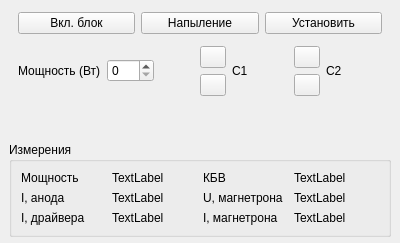
        <widget class="QWidget" name="tab_blockRF">
         <attribute name="icon">
          <iconset resource="resources.qrc">
           <normaloff>:/icons/icons/icons8-sine-100.png</normaloff>:/icons/icons/icons8-sine-100.png</iconset>
         </attribute>
         <attribute name="title">
          <string>RF</string>
         </attribute>
         <layout class="QVBoxLayout" name="verticalLayout_8">
          <property name="leftMargin">
           <number>9</number>
          </property>
          <property name="topMargin">
           <number>6</number>
          </property>
          <property name="rightMargin">
           <number>9</number>
          </property>
          <property name="bottomMargin">
           <number>6</number>
          </property>
          <item>
           <layout class="QHBoxLayout" name="horizontalLayout_12">
            <property name="leftMargin">
             <number>9</number>
            </property>
            <property name="topMargin">
             <number>6</number>
            </property>
            <property name="rightMargin">
             <number>9</number>
            </property>
            <property name="bottomMargin">
             <number>6</number>
            </property>
            <item>
             <widget class="QPushButton" name="pushButton_enableRfBlock">
              <property name="text">
               <string>Вкл. блок</string>
              </property>
              <property name="icon">
               <iconset resource="resources.qrc">
                <normaloff>:/icons/icons/icons8-enable52.png</normaloff>:/icons/icons/icons8-enable52.png</iconset>
              </property>
              <property name="checkable">
               <bool>true</bool>
              </property>
             </widget>
            </item>
            <item>
             <widget class="QPushButton" name="pushButton_sputteringRf">
              <property name="text">
               <string>Напыление</string>
              </property>
              <property name="checkable">
               <bool>true</bool>
              </property>
             </widget>
            </item>
            <item>
             <widget class="QPushButton" name="pushButton_sputteringDc">
              <property name="text">
               <string>Установить</string>
              </property>
              <property name="icon">
               <iconset resource="resources.qrc">
                <normaloff>:/icons/icons/icons8-fast.png</normaloff>:/icons/icons/icons8-fast.png</iconset>
              </property>
              <property name="checkable">
               <bool>true</bool>
              </property>
             </widget>
            </item>
           </layout>
          </item>
          <item>
           <layout class="QHBoxLayout" name="horizontalLayout_11">
            <property name="spacing">
             <number>6</number>
            </property>
            <property name="leftMargin">
             <number>9</number>
            </property>
            <property name="rightMargin">
             <number>9</number>
            </property>
            <item>
             <widget class="QLabel" name="label_PowerRFMagnetron">
              <property name="text">
               <string>Мощность (Вт)</string>
              </property>
             </widget>
            </item>
            <item>
             <widget class="QSpinBox" name="spinBox_powerRfMagnetron">
              <property name="maximum">
               <number>500</number>
              </property>
             </widget>
            </item>
            <item>
             <spacer name="horizontalSpacer">
              <property name="orientation">
               <enum>Qt::Horizontal</enum>
              </property>
              <property name="sizeHint" stdset="0">
               <size>
                <width>40</width>
                <height>20</height>
               </size>
              </property>
             </spacer>
            </item>
            <item>
             <layout class="QGridLayout" name="gridLayout_2">
              <item row="0" column="0">
               <widget class="QPushButton" name="pushButton_upC1">
                <property name="maximumSize">
                 <size>
                  <width>26</width>
                  <height>26</height>
                 </size>
                </property>
                <property name="text">
                 <string/>
                </property>
                <property name="icon">
                 <iconset resource="resources.qrc">
                  <normaloff>:/icons/icons/up-chevron.png</normaloff>:/icons/icons/up-chevron.png</iconset>
                </property>
                <property name="iconSize">
                 <size>
                  <width>20</width>
                  <height>20</height>
                 </size>
                </property>
                <property name="shortcut">
                 <string>1, R, Up</string>
                </property>
               </widget>
              </item>
              <item row="1" column="0">
               <widget class="QPushButton" name="pushButton_downC1">
                <property name="maximumSize">
                 <size>
                  <width>26</width>
                  <height>26</height>
                 </size>
                </property>
                <property name="text">
                 <string/>
                </property>
                <property name="icon">
                 <iconset resource="resources.qrc">
                  <normaloff>:/icons/icons/down-chevron.png</normaloff>:/icons/icons/down-chevron.png</iconset>
                </property>
                <property name="iconSize">
                 <size>
                  <width>20</width>
                  <height>20</height>
                 </size>
                </property>
                <property name="shortcut">
                 <string>1, R, Down</string>
                </property>
               </widget>
              </item>
             </layout>
            </item>
            <item>
             <widget class="QLabel" name="label">
              <property name="text">
               <string>C1</string>
              </property>
             </widget>
            </item>
            <item>
             <spacer name="horizontalSpacer_8">
              <property name="orientation">
               <enum>Qt::Horizontal</enum>
              </property>
              <property name="sizeHint" stdset="0">
               <size>
                <width>40</width>
                <height>20</height>
               </size>
              </property>
             </spacer>
            </item>
            <item>
             <layout class="QGridLayout" name="gridLayout_3">
              <item row="0" column="0">
               <widget class="QPushButton" name="pushButton_upC2">
                <property name="maximumSize">
                 <size>
                  <width>26</width>
                  <height>26</height>
                 </size>
                </property>
                <property name="text">
                 <string/>
                </property>
                <property name="icon">
                 <iconset resource="resources.qrc">
                  <normaloff>:/icons/icons/up-chevron.png</normaloff>:/icons/icons/up-chevron.png</iconset>
                </property>
                <property name="iconSize">
                 <size>
                  <width>20</width>
                  <height>20</height>
                 </size>
                </property>
                <property name="shortcut">
                 <string>2, R, Up</string>
                </property>
               </widget>
              </item>
              <item row="1" column="0">
               <widget class="QPushButton" name="pushButton_downC2">
                <property name="maximumSize">
                 <size>
                  <width>26</width>
                  <height>26</height>
                 </size>
                </property>
                <property name="text">
                 <string/>
                </property>
                <property name="icon">
                 <iconset resource="resources.qrc">
                  <normaloff>:/icons/icons/down-chevron.png</normaloff>:/icons/icons/down-chevron.png</iconset>
                </property>
                <property name="iconSize">
                 <size>
                  <width>20</width>
                  <height>20</height>
                 </size>
                </property>
                <property name="shortcut">
                 <string>2, R, Down</string>
                </property>
               </widget>
              </item>
             </layout>
            </item>
            <item>
             <widget class="QLabel" name="label_2">
              <property name="text">
               <string>C2</string>
              </property>
             </widget>
            </item>
            <item>
             <spacer name="horizontalSpacer_6">
              <property name="orientation">
               <enum>Qt::Horizontal</enum>
              </property>
              <property name="sizeHint" stdset="0">
               <size>
                <width>40</width>
                <height>20</height>
               </size>
              </property>
             </spacer>
            </item>
           </layout>
          </item>
          <item>
           <spacer name="verticalSpacer_4">
            <property name="orientation">
             <enum>Qt::Vertical</enum>
            </property>
            <property name="sizeHint" stdset="0">
             <size>
              <width>20</width>
              <height>40</height>
             </size>
            </property>
           </spacer>
          </item>
          <item>
           <widget class="QGroupBox" name="groupBox_meas_blockRf">
            <property name="title">
             <string>Измерения</string>
            </property>
            <property name="flat">
             <bool>true</bool>
            </property>
            <layout class="QGridLayout" name="gridLayout_5">
             <item row="2" column="2">
              <widget class="QLabel" name="label_KBV">
               <property name="text">
                <string>КБВ</string>
               </property>
              </widget>
             </item>
             <item row="3" column="0">
              <widget class="QLabel" name="label_I_RfAnode">
               <property name="text">
                <string>I, анода</string>
               </property>
              </widget>
             </item>
             <item row="2" column="0">
              <widget class="QLabel" name="label_PowerRf">
               <property name="text">
                <string>Мощность</string>
               </property>
              </widget>
             </item>
             <item row="4" column="0">
              <widget class="QLabel" name="label_I_RfDriver">
               <property name="text">
                <string>I, драйвера</string>
               </property>
              </widget>
             </item>
             <item row="2" column="1">
              <widget class="QLabel" name="label_isPowerRf">
               <property name="text">
                <string>TextLabel</string>
               </property>
              </widget>
             </item>
             <item row="4" column="2">
              <widget class="QLabel" name="label_I_RfMagnetron">
               <property name="text">
                <string>I, магнетрона</string>
               </property>
              </widget>
             </item>
             <item row="3" column="2">
              <widget class="QLabel" name="label_URfMagnetron">
               <property name="text">
                <string>U, магнетрона</string>
               </property>
              </widget>
             </item>
             <item row="2" column="3">
              <widget class="QLabel" name="label_isKBV">
               <property name="text">
                <string>TextLabel</string>
               </property>
              </widget>
             </item>
             <item row="3" column="1">
              <widget class="QLabel" name="label_isI_RfAnode">
               <property name="text">
                <string>TextLabel</string>
               </property>
              </widget>
             </item>
             <item row="4" column="1">
              <widget class="QLabel" name="label_IsI_RfDriver">
               <property name="text">
                <string>TextLabel</string>
               </property>
              </widget>
             </item>
             <item row="3" column="3">
              <widget class="QLabel" name="label_isU_RfMagnetron">
               <property name="text">
                <string>TextLabel</string>
               </property>
              </widget>
             </item>
             <item row="4" column="3">
              <widget class="QLabel" name="label_IsI_RfMagnetron">
               <property name="text">
                <string>TextLabel</string>
               </property>
              </widget>
             </item>
            </layout>
           </widget>
          </item>
         </layout>
        </widget>
